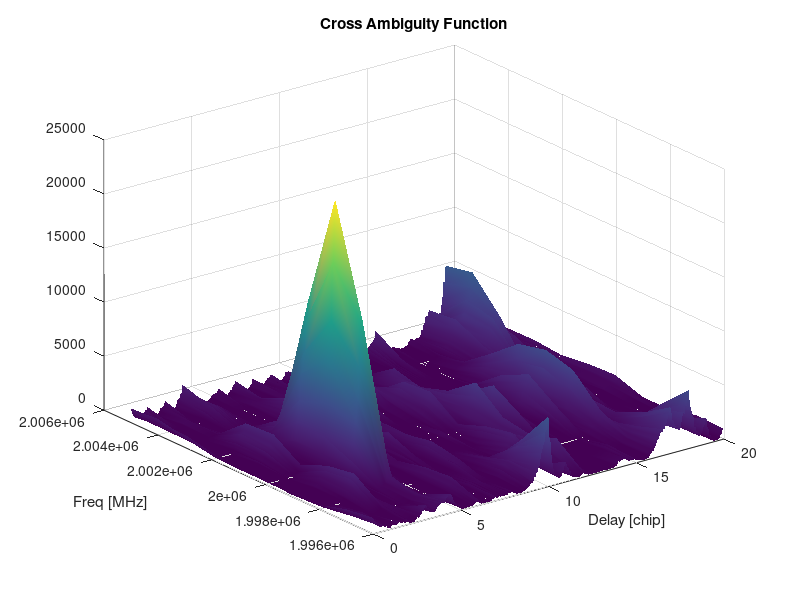

Reproduce this figure in MATLAB.
% -------------------------------------------------------------------------
% Chapter 21 Example 3: Serial search acquisition algorithm.
% -------------------------------------------------------------------------

clear all; close all; clc

Rc = 0.5e6;                              % Code Rate [chip/s]
Fs = 8e6;                                % Sampling Frequency [Hz]
Fc = 2e6;                                % Carrier Frequency [Hz]

c_loc = [1 -1 1 -1 -1 -1 -1 1 -1 ...
         1 -1 -1 -1 1 -1 -1 1 1 1 -1];   % PRN code

L = length(c_loc);                       % Code Length [chip]
N = floor(Fs*L/Rc);                      % Code Length [samples]


% --------- Generate the incoming signal, with 3 periods of c_loc ---------
c_in = [c_loc c_loc c_loc];

% sample the spreading codes
k = 0:3*N-1;
c_in_sampled = c_in(floor(k*Rc/Fs)+1);   % c_in code sampled @ Fs

D = 4*Fs/Rc;                             % code delay [samples]
sigma = 0.5;

% modulate the spreading code sampled @ Fs and add noise
c_in_sampled_noise = circshift(c_in_sampled,[0 D]).*cos(2*pi*Fc.*k/Fs) ...
    + (sigma)*randn(1,3*N);
% -------------------------------------------------------------------------

% ----------------------- Generate the local code -------------------------
k = 0:N-1;                               % samples vector
c_loc_sampled = c_loc(floor(k*Rc/Fs)+1); % c_loc code sampled @ Fs
% -------------------------------------------------------------------------

for idx_freq = 1:10,

    fd = Fc-50e3 + 10e3*idx_freq;    % local carrier frequency [Hz]
    loc_cos = cos(2*pi*fd.*k/Fs);    % In-phase local carrier
    loc_sin = sin(2*pi*fd.*k/Fs);    % Quadrature local carrier

    % prepare the local signal, multipling local code and carriers
    Loc_cos = c_loc_sampled.*loc_cos;
    Loc_sin = c_loc_sampled.*loc_sin;

    for idx_shift = 0:N-1,
        % correlate incoming and local signals
        Corr(idx_freq,idx_shift+1) = ...
            (c_in_sampled_noise(1+idx_shift:N+idx_shift)*Loc_cos').^2 + ...
            (c_in_sampled_noise(1+idx_shift:N+idx_shift)*Loc_sin').^2;
    end
end

% plot correlation functions
x_axis = [0:(N-1)]./Fs.*Rc;              % Prepare x-axis [chip]
y_axis = Fc-5e3 + 1e3.*[1:10]

figure(1), surf(x_axis,y_axis,abs(Corr)), shading interp,
xlabel('Delay [chip]')
ylabel('Freq [MHz]')
title('Cross Ambiguity Function')

